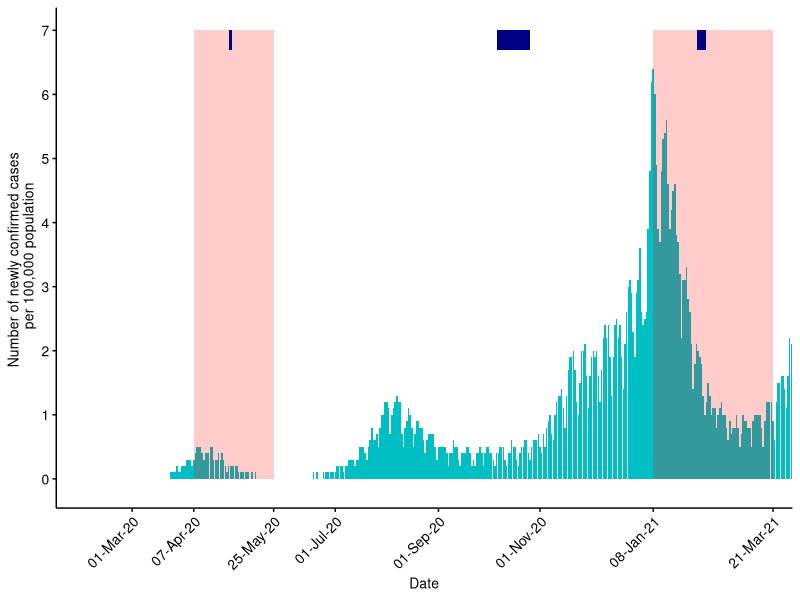
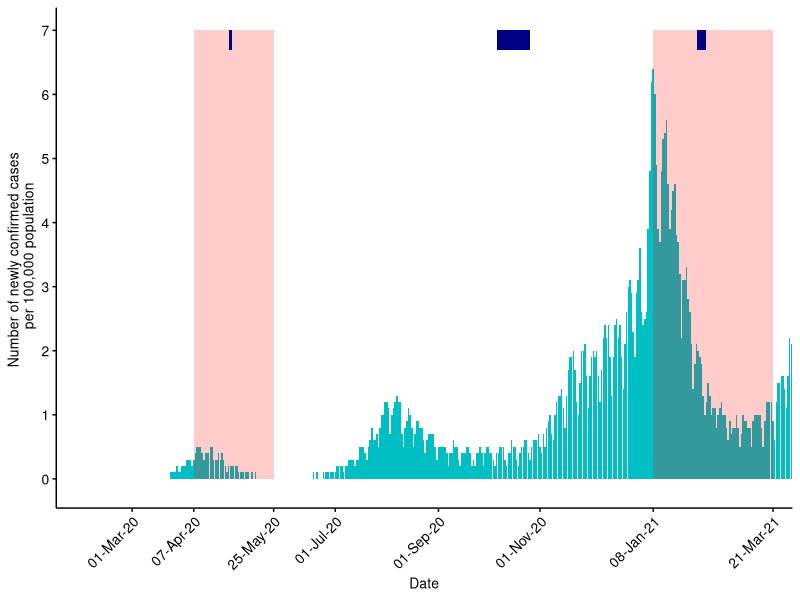

Recreate these plots in R, in order.
## ---- chunk 1
R.version #4.0.4
library(tidyverse)
library(dplyr)
library(ggplot2)
## ---- chunk 2
# Data obtained from https://covid19.mhlw.go.jp/extensions/public/en/index.html
# Accessed Oct 24th 2021

d <- read.csv("newly_confirmed_cases_per_100_thousand_population_daily.csv", header=TRUE, fileEncoding="utf-8")

d %>% subset(seq==1)
d %>% subset(seq==442)

d <- d %>% subset(seq <= 442)

summary(d)
## ---- chunk 3
xlab = c("01-Mar-20", "07-Apr-20", "25-May-20", "01-Jul-20", "01-Sep-20", "01-Nov-20", "08-Jan-21", "21-Mar-21")  
  
# Key dates
# 07-Apr-20  The Japanese government declared a state of emergency for 7 prefectures
# 16-Apr-20  The Japanese government expanded a state of emergency to the entire county
# 14-May-20  The Japanese government removed a state of emergency for 39 prefectures
# 21-May-20  The Japanese government removed a state of emergency for 3 prefectures
# 25-May-20  The Japanese government removed a state of emergency for remained 5 prefectures
# 08-Jan-21  The Japanese government declared a state of emergency for 4 prefectures
# 13-Jan-21  The Japanese government expanded a state of emergency to the additional 7 prefectures
# 28-Feb-21  The Japanese government removed a state of emergency for 6 prefectures
# 21-Mar-21  The Japanese government removed a state of emergency for remained 4 prefectures


d[d$date=="09-Feb-21",]$seq  

fig1 <- d %>% ggplot(aes(x=reorder(x=date, X=seq), y=cases))+
  # Daily Cases
  geom_bar(stat="Identity", fill="#00BFC4")+
  # State of Emergency
  annotate("rect", xmin=d[d$date=="07-Apr-20",]$seq, xmax=d[d$date=="25-May-20",]$seq, ymin=0, ymax=7, alpha=0.2, fill="red")+
  annotate("rect", xmin=d[d$date=="08-Jan-21",]$seq, xmax=d[d$date=="21-Mar-21",]$seq, ymin=0, ymax=7, alpha=0.2, fill="red")+
  # Data Collection
  annotate("rect", xmin=d[d$date=="28-Apr-20",]$seq, xmax=d[d$date=="30-Apr-20",]$seq, ymin=6.7, ymax=7, alpha=1, fill="navy")+
  annotate("rect", xmin=d[d$date=="06-Oct-20",]$seq, xmax=d[d$date=="26-Oct-20",]$seq, ymin=6.7, ymax=7, alpha=1, fill="navy")+
  annotate("rect", xmin=d[d$date=="03-Feb-21",]$seq, xmax=d[d$date=="09-Feb-21",]$seq, ymin=6.7, ymax=7, alpha=1, fill="navy")+
  theme_classic()+
  scale_y_continuous(limits=c(-0.1,7), breaks=0:7)+
  scale_x_discrete(breaks=xlab)+
  labs(x="Date", y="Number of newly confirmed cases \n per 100,000 population")+
  theme(axis.ticks=element_line(color = "black"),
        axis.text=element_text(size=10, color = "black"),
        axis.text.x=element_text(angle=45, hjust=1),
        axis.title=element_text(size=10, color="black"),
        strip.text=element_text(size=10),
        legend.title=element_text(size=10, color="black"))
fig1

ggsave(file="fig1.png", plot=fig1, dpi=350, width=8, height=4)
